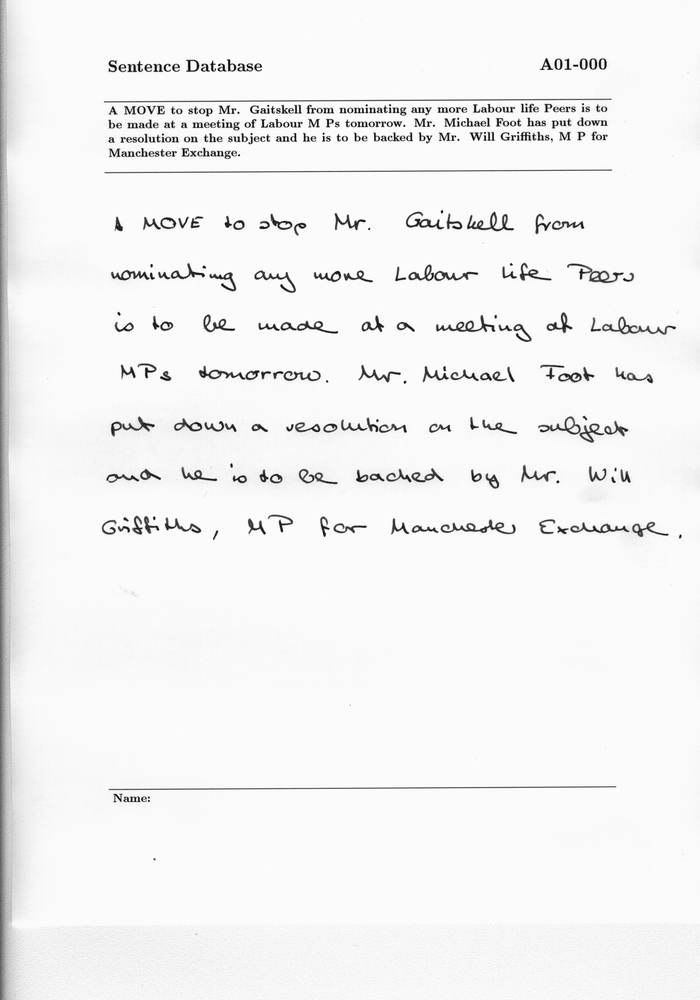
#> input picture trial.png, 700 x 1000 px, shrunk from 2479 x 3542 before the run, found by its file name
$ python Hinge_directional.py
#> lines starting #> are read from the running program, lines starting #| are printed output that depends on the picture; after the words box and inside, x2 and y2 are one past the last pixel; in counts of white or black regions, pixels touching at a corner belong together
#> further down, img is the input picture: shape (1000, 700); min 0, max 255, mean 242.8
import numpy as np
import matplotlib.pyplot as plt
import pdb
from skimage.filters import sobel,threshold_otsu
from skimage import io
import time
import itertools

def edge_detection(img):
    img=sobel(img)
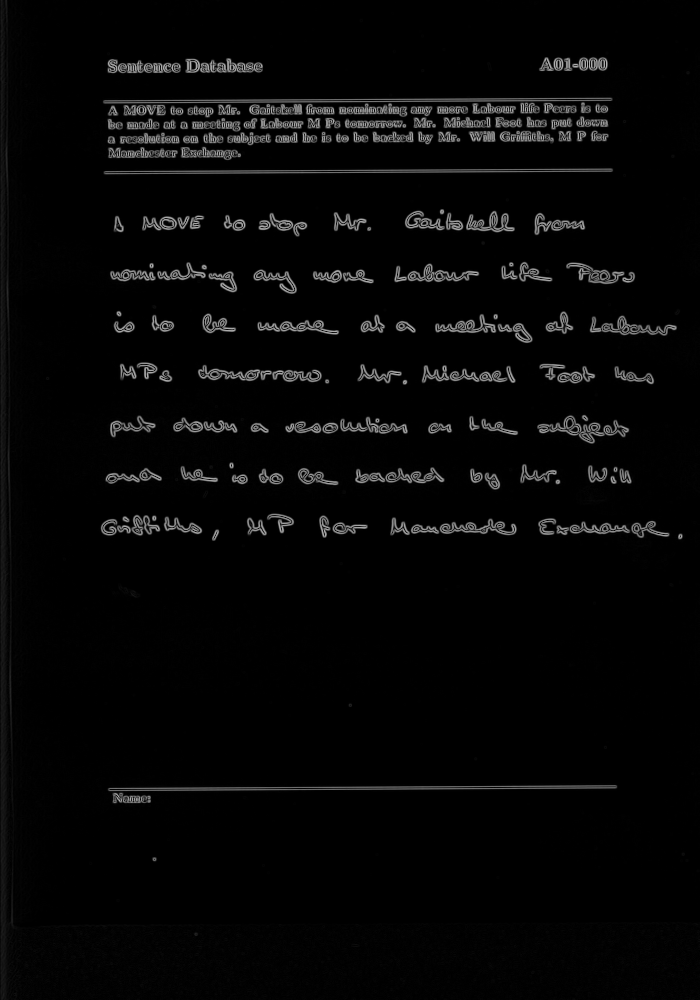
#> img: shape (1000, 700) float64; min 0, max 0.707, mean 0.0272
    thresh=threshold_otsu(img)
#> thresh = 0.211
    img[img>thresh] = 1
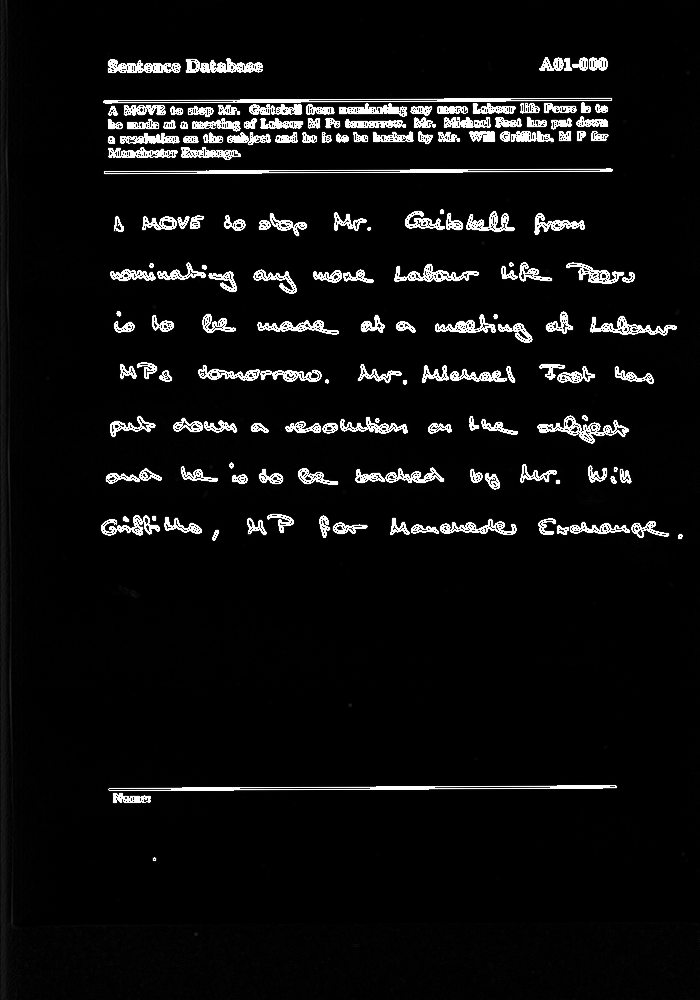
#> img: shape (1000, 700) float64; 5.08% of pixels changed, all inside (x1, y1, x2, y2) = (101, 57, 683, 861)
    img[img<=thresh] = 0
#> img: shape (1000, 700) float64; values 0 (black) and 1 (white), 5.1% white in thin lines or dots, all inside (x1, y1, x2, y2) = (101, 57, 683, 861)
    img=img.astype(int)
    return img

def Hinge_detection(img):
    (m,n) = img.shape
#> m = 1000; n = 700
    orient16 = np.zeros((16,16))
    orient24 = np.zeros((24,24))
    orient32 = np.zeros((32,32))
    all_orient=[0,orient16,orient24,orient32]
    orient_map=dict()
    for i in range(4,m-4):
        for j in range(4,m-4):
            for x in range(1,5):
                l=[0 for i in range(0,32)]
                orient_map=dict()
                layer_index = [(i+x,j+x)]
                count=0
                orient_map[(i+x,j+x)]=count
                for k in range(1,((2*x)+1)):
                    layer_index.append((i+x,j+x-k))
                    orient_map[(i+x,j+x-k)]=count
                    count+=1
                for k in range(1,2*x+1):
                    layer_index.append((i+x-k,j-x))
                    orient_map[(i+x-k,j-x)]=count
                    count+=1
                for k in range(1,2*x+1):
                    layer_index.append((i-x,j-x+k))
                    orient_map[(i-x,j-x+k)]=count
                    count+=1
                for k in range(1,2*x):
                    layer_index.append((i-x+k,j+x))
                    orient_map[(i-x+k,j+x)]=count
                    count+=1
                #print orient_map
                for t in layer_index:
                    a=t[0]
                    b=t[1]
                    if img[i][j]==1 and img[a,b]==1:
                        if abs((a-i))==abs((b-j)):
                            if img[a-1][b-1]==1:
                                l[orient_map[t]]+=1
                            else:
                                img[a,b]=0
                        else:
                            if (j+x)==b:
                                if abs((a+1-i))==abs((b-j)):
                                    if (img[a][b-1]==1 or img[a-1][b-1]==1):
                                        l[orient_map[t]]+=1
                                    else:
                                        img[a,b]=0
                                elif img[a][b-1]==1 or img[a+1][b-1]==1 or img[a-1][b-1]==1:
                                    l[orient_map[t]]+=1
                                else:
                                    img[a][b]=0
                            elif (j-x)==b:
                                if abs((a+1-i))==abs((b-j)):
                                    if (img[a][b+1]==1 or img[a-1][b+1]==1):
                                        l[orient_map[t]]+=1
                                    else:
                                        img[a,b]=0
                                elif img[a][b+1]==1 or img[a+1][b+1]==1 or img[a-1][b+1]==1:
                                    l[orient_map[t]]+=1
                                else:
                                    img[a][b]=0
                            elif (i+x)==a:
                                if abs((a-i))==abs((b-j-1)):
                                    if (img[a-1][b]==1 or img[a-1][b-1]==1):
                                        l[orient_map[t]]+=1
                                    else:
                                        img[a,b]=0
                                elif img[a-1][b]==1 or img[a-1][b+1]==1 or img[a-1][b-1]==1:
                                    l[orient_map[t]]+=1
                                else:
                                    img[a][b]=0
                            elif (i-x)==a:
                                if abs((a-i))==abs((b-j-1)):
                                    if (img[a+1][b]==1 or img[a+1][b-1]==1):
                                        l[orient_map[t]]+=1
                                    else:
                                        img[a,b]=0
                                elif img[a+1][b]==1 or img[a+1][b+1]==1 or img[a+1][b-1]==1:
                                    l[orient_map[t]]+=1
                                else:
                                    img[a][b]=0
                            #else:
                            #    print i,j,'------',t,"unsuccssful"
                    if (x-1)!=0:
                        for m in range(0,32):
                            for n in range(0,32):
                                if l[m]==1 and l[n]==1:
                                    all_orient[x-1][m][n]+=1
    return all_orient

start_time = time.time()
img = io.imread('trial.png')
img = edge_detection(img)
#> (the run stopped early here; a loop or call above may not have finished)
